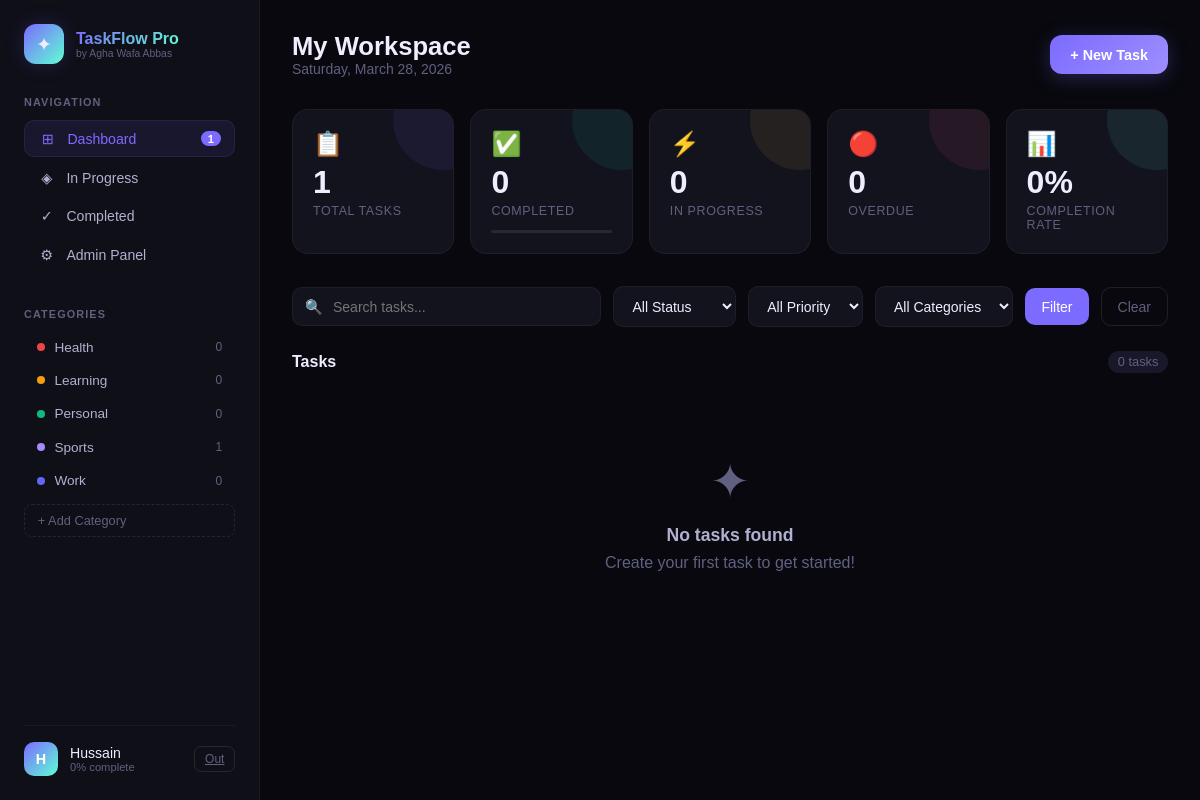
The page /dashboard/?category=16 (signed in) on the database its author committed.
### todo/models.py (models this page shows, shortened)
class Category(models.Model):
    name = models.CharField(max_length=100)
    color = models.CharField(max_length=7, default='#6366f1')  # hex color
    icon = models.CharField(max_length=50, default='folder')
    user = models.ForeignKey(User, on_delete=models.CASCADE, related_name='categories')
    created_at = models.DateTimeField(auto_now_add=True)
    class Meta:
        verbose_name_plural = 'Categories'
        ordering = ['name']

### todo/views.py (the view)
# urls.py: path('dashboard/', views.dashboard, name='dashboard'),
@login_required
def dashboard(request):
    tasks = Task.objects.filter(user=request.user)
    categories = Category.objects.filter(user=request.user)
    status_filter = request.GET.get('status', '')
    priority_filter = request.GET.get('priority', '')
    category_filter = request.GET.get('category', '')
    search_query = request.GET.get('q', '')
    if status_filter:
        tasks = tasks.filter(status=status_filter)
    if priority_filter:
        tasks = tasks.filter(priority=priority_filter)
    if category_filter:
        tasks = tasks.filter(category_id=category_filter)
    if search_query:
        tasks = tasks.filter(Q(title__icontains=search_query) | Q(description__icontains=search_query))
    all_tasks = Task.objects.filter(user=request.user)
    stats = {
        'total': all_tasks.count(),
        'completed': all_tasks.filter(completed=True).count(),
        'in_progress': all_tasks.filter(status='in_progress').count(),
        'overdue': sum(1 for t in all_tasks if t.is_overdue),
        'critical': all_tasks.filter(priority='critical', completed=False).count(),
    }
    if stats['total'] > 0:
        stats['completion_rate'] = round((stats['completed'] / stats['total']) * 100)
    else:
        stats['completion_rate'] = 0
    context = {
        'tasks': tasks,
        'categories': categories,
        'stats': stats,
        'status_filter': status_filter,
        'priority_filter': priority_filter,
        'category_filter': category_filter,
        'search_query': search_query,
        'today': timezone.now().date(),
    }
    return render(request, 'todo/dashboard.html', context)

### todo/models.py (called while the page is built)
    @property
    def is_overdue(self):
        if self.due_date and not self.completed:
            return self.due_date < timezone.now().date()
        return False

### todo/templates/todo/dashboard.html (shortened to what this page needs)
<!DOCTYPE html>
<html lang="en">
<head>
</head>
<body>
<div class="layout">
  <aside class="sidebar">
    <div class="sidebar-brand">
      <div class="brand-icon">✦</div>
      <div>
        <div class="brand-text">TaskFlow Pro</div>
        <span class="brand-sub">by Agha Wafa Abbas</span>
      </div>
    </div>
    <div class="sidebar-section">
      <div class="sidebar-label">Navigation</div>
      <a href="{% url 'dashboard' %}" class="nav-item active">
        <span class="icon">⊞</span> Dashboard
        {% if stats.total %}<span class="nav-badge">{{ stats.total }}</span>{% endif %}
      </a>
      <a href="{% url 'dashboard' %}?status=in_progress" class="nav-item">
        <span class="icon">◈</span> In Progress
      </a>
      <a href="{% url 'dashboard' %}?status=done" class="nav-item">
        <span class="icon">✓</span> Completed
      </a>
      <a href="/admin/" class="nav-item" target="_blank">
        <span class="icon">⚙</span> Admin Panel
      </a>
    </div>
    <div class="sidebar-section">
      <div class="sidebar-label">Categories</div>
      {% for cat in categories %}
      <a href="{% url 'dashboard' %}?category={{ cat.id }}" class="cat-item">
        <span class="cat-dot" style="background:{{ cat.color }}"></span>
        {{ cat.name }}
        <span class="cat-count">{{ cat.tasks.count }}</span>
      </a>
      {% endfor %}
      <button class="btn-add-cat" onclick="openCatModal()">+ Add Category</button>
    </div>
    <div class="sidebar-footer">
      <div class="user-card">
        <div class="user-avatar">{{ request.user.username|first|upper }}</div>
        <div class="user-info">
          <div class="user-name">{{ request.user.username }}</div>
          <div class="user-role">{{ stats.completion_rate }}% complete</div>
        </div>
        <a href="{% url 'logout' %}" class="btn-logout">Out</a>
      </div>
    </div>
  </aside>
  <main class="main">
    <div class="topbar">
      <div class="topbar-left">
        <h1>My Workspace</h1>
        <p>{{ today|date:"l, F j, Y" }}</p>
      </div>
      <button class="btn-new-task" onclick="openModal()">+ New Task</button>
    </div>
    <div class="stats-grid">
      <div class="stat-card s1">
        <div class="stat-icon">📋</div>
        <div class="stat-num">{{ stats.total }}</div>
        <div class="stat-label">Total Tasks</div>
      </div>
      <div class="stat-card s2">
        <div class="stat-icon">✅</div>
        <div class="stat-num">{{ stats.completed }}</div>
        <div class="stat-label">Completed</div>
        <div class="progress-bar"><div class="progress-fill" style="width:{{ stats.completion_rate }}%"></div></div>
      </div>
      <div class="stat-card s3">
        <div class="stat-icon">⚡</div>
        <div class="stat-num">{{ stats.in_progress }}</div>
        <div class="stat-label">In Progress</div>
      </div>
      <div class="stat-card s4">
        <div class="stat-icon">🔴</div>
        <div class="stat-num">{{ stats.overdue }}</div>
        <div class="stat-label">Overdue</div>
      </div>
      <div class="stat-card s5">
        <div class="stat-icon">📊</div>
        <div class="stat-num">{{ stats.completion_rate }}%</div>
        <div class="stat-label">Completion Rate</div>
      </div>
    </div>
    <form method="GET" action="{% url 'dashboard' %}" class="filters-bar">
      <div class="search-box">
        <span class="search-icon">🔍</span>
        <input type="text" name="q" placeholder="Search tasks..." value="{{ search_query }}"/>
      </div>
      <select name="status">
        <option value="">All Status</option>
      </select>
      <select name="priority">
        <option value="">All Priority</option>
      </select>
      <select name="category">
        <option value="">All Categories</option>
      </select>
      <button type="submit" class="btn-filter">Filter</button>
      {% if search_query or status_filter or priority_filter or category_filter %}
      <a href="{% url 'dashboard' %}" class="btn-clear">Clear</a>
      {% endif %}
    </form>
    <div class="tasks-header">
      <h2>Tasks</h2>
      <span class="task-count">{{ tasks.count }} task{{ tasks.count|pluralize }}</span>
    </div>
    <div class="tasks-list">
      {% for task in tasks %}
      <div class="task-card {% if task.is_pinned %}pinned{% endif %} {% if task.completed %}completed{% endif %} {% if task.is_overdue %}overdue{% endif %}">
        <div class="task-check">
          <a href="{% url 'toggle_task' task.id %}" class="{% if task.completed %}checked{% endif %}">
            {% if task.completed %}✓{% endif %}
          </a>
        </div>
        <div class="task-body">
          <div class="task-title {% if task.completed %}done{% endif %}">
            {{ task.title }}
          </div>
          {% if task.description %}
          <div class="task-desc">{{ task.description }}</div>
          {% endif %}
          <div class="task-meta">
            <span class="badge badge-priority-{{ task.priority }}">{{ task.get_priority_display }}</span>
            <span class="badge badge-status-{{ task.status }}">{{ task.get_status_display }}</span>
            {% if task.category %}
            <span class="badge-cat" style="background:{{ task.category.color }}22; color:{{ task.category.color }}; border:1px solid {{ task.category.color }}33;">{{ task.category.name }}</span>
            {% endif %}
            {% if task.due_date %}
            <span class="due-date {% if task.is_overdue %}overdue{% endif %}">
              📅 {{ task.due_date|date:"M j, Y" }}{% if task.is_overdue %} · Overdue{% endif %}
            </span>
            {% endif %}
            {% for tag in task.tag_list %}
            <span class="tag">#{{ tag }}</span>
            {% endfor %}
          </div>
        </div>
        <div class="task-actions">
          <a href="{% url 'toggle_pin' task.id %}" class="btn-icon pin" title="{% if task.is_pinned %}Unpin{% else %}Pin{% endif %}">
            {% if task.is_pinned %}📌{% else %}📍{% endif %}
          </a>
          <a href="{% url 'edit_task' task.id %}" class="btn-icon edit" title="Edit">✎</a>
          <a href="{% url 'delete_task' task.id %}" class="btn-icon del" title="Delete" onclick="return confirm('Delete this task?')">✕</a>
        </div>
      </div>
      {% empty %}
      <div class="empty-state">
        <div class="empty-icon">✦</div>
        <h3>No tasks found</h3>
        <p>Create your first task to get started!</p>
      </div>
      {% endfor %}
    </div>
  </main>
</div>
</body>
</html>

### rows shown on the page
Category: name "Health", tasks.count "0"
Category: name "Learning", tasks.count "0"
Category: name "Personal", tasks.count "0"
Category: name "Sports", tasks.count "1"
Category: name "Work", tasks.count "0"

### other values the page prints
{{ stats.total }} "1"
{{ request.user.username|first|upper }} "H"
{{ request.user.username }} "Hussain"
{{ stats.completion_rate }} "0"
{{ stats.completed }} "0"
{{ stats.in_progress }} "0"
{{ stats.overdue }} "0"
{{ tasks.count }} "0"
